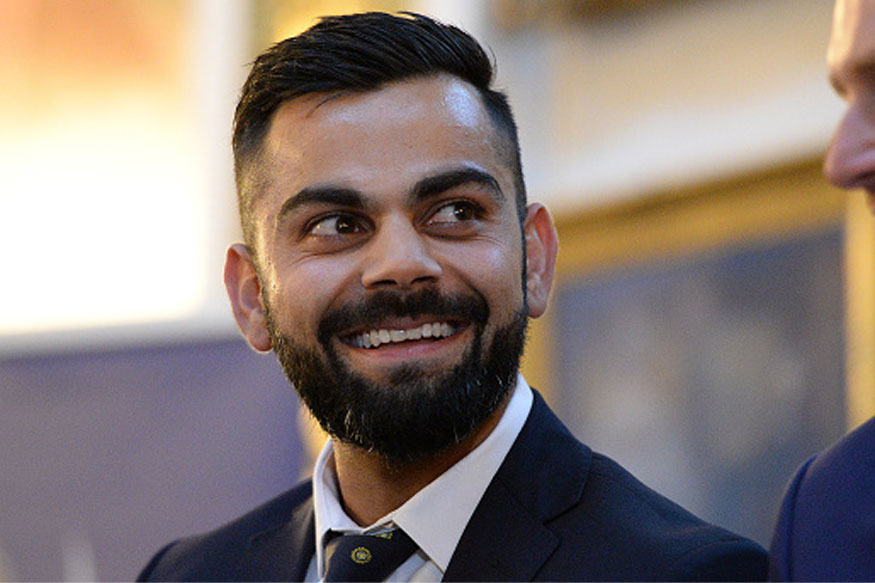
#> input picture code/Kohli.jpg, 875 x 583 px, given in place of the camera
$ python detect_shape.py
#> lines starting #> are read from the running program, lines starting #| are printed output that depends on the picture; after the words box and inside, x2 and y2 are one past the last pixel; in counts of white or black regions, pixels touching at a corner belong together
# This code tries to detect a particular color in a video
# and draw it's trail
#I have done this for the color Blue

from collections import deque
import numpy as np
import argparse

#if this line gives an error just open CMD/ Terminal and run
# pip install imutils
import imutils
import cv2

#creating a queue of default size 64 to store the previous positions
#of our color of interest and then joining those points

# construct the argument parse and parse the arguments
ap = argparse.ArgumentParser()
ap.add_argument("-b", "--buffer", type=int, default=64,
    help="max buffer size")
args = vars(ap.parse_args())
# define the lower and upper boundaries of the "blue"
# ball in the HSV color space, then initialize the
# list of tracked points
blueLower = (110, 50, 50)
blueUpper = (130, 255, 255)
pts = deque(maxlen=args["buffer"])

camera = cv2.VideoCapture(0)

while True:
    # grab the current frame
    (grabbed, frame) = camera.read()
#> frame is the input picture: shape (583, 875, 3); mean B, G, R 119.3, 124.7, 137.8

    # resize the frame and convert it to the HSV
    # color space

    frame = imutils.resize(frame, width=600)
#> frame: shape (399, 600, 3)
    hsv = cv2.cvtColor(frame, cv2.COLOR_BGR2HSV)
#> hsv: shape (399, 600, 3); mean H, S, V 67, 65.4, 143.6

    # construct a mask for the color "blue", then perform
    # a series of dilations and erosions to remove any small
    # blobs left in the mask
    mask = cv2.inRange(hsv, blueLower, blueUpper)
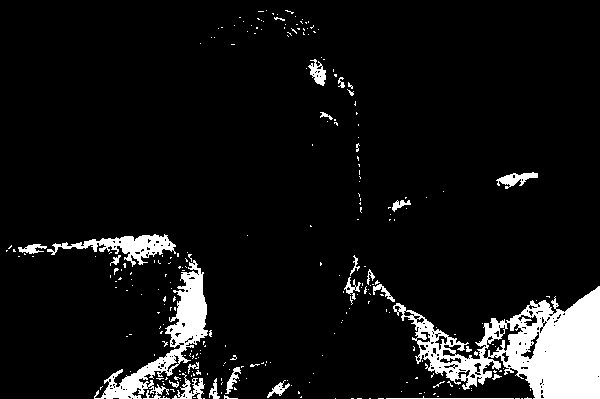
#> mask: shape (399, 600); 7.9% white; 267 white regions (240 under 20 px), largest, box (x1, y1, x2, y2) and area: (393, 286, 600, 399) 10579, (94, 260, 208, 399) 3685, (47, 234, 176, 267) 1476
    mask = cv2.erode(mask, None, iterations=2)
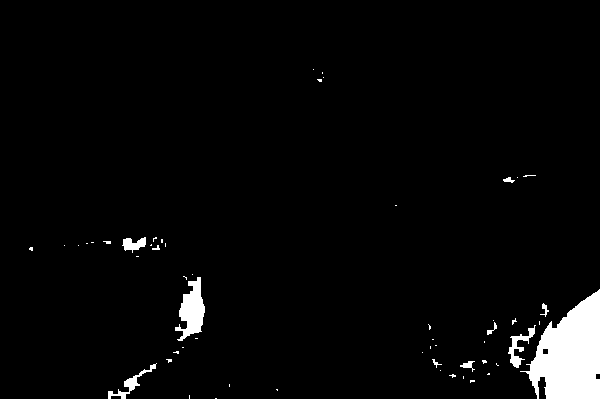
#> mask: shape (399, 600); 3.3% white; 55 white regions (44 under 20 px), largest, box (x1, y1, x2, y2) and area: (520, 289, 600, 399) 5435, (175, 277, 205, 341) 1035, (508, 325, 536, 368) 360
    mask = cv2.dilate(mask, None, iterations=2)
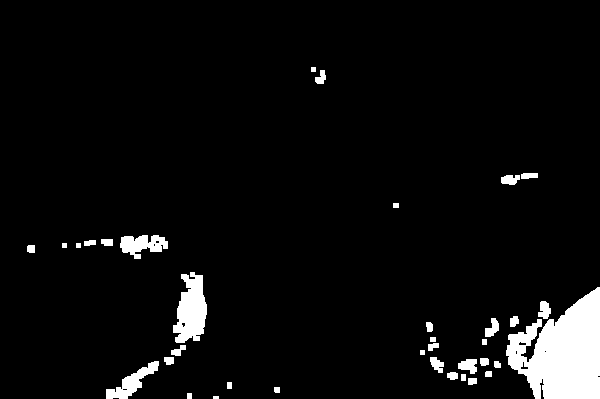
#> mask: shape (399, 600); 5.1% white; 36 white regions (1 under 20 px)

    # find contours in the mask and initialize the current
    # (x, y) center of the ball
    cnts = cv2.findContours(mask.copy(), cv2.RETR_EXTERNAL,
        cv2.CHAIN_APPROX_SIMPLE)[-2]
#> cnts = 36 contours, 5 with area under 20; largest, box (x1, y1, x2, y2) and area: (506, 287, 600, 399) 6642, (173, 272, 207, 343) 1516, (106, 361, 159, 399) 637, (120, 235, 168, 259) 623, (458, 359, 477, 374) 170
    center = None

    # only proceed if at least one contour was found
    if len(cnts) > 0:
        # find the largest contour in the mask, then use
        # it to compute the minimum enclosing circle and
        # centroid
        c = max(cnts, key=cv2.contourArea)
#> c = contour of 170 points, box (x1, y1, x2, y2) (506, 287, 600, 399), area 6642
        ((x, y), radius) = cv2.minEnclosingCircle(c)
#> x = 567; y = 342.5; radius = 64.06
        M = cv2.moments(c)
#> M = moments, m00 6642, centre m10/m00, m01/m00 = (562.7, 352.6)
        center = (int(M["m10"] / M["m00"]), int(M["m01"] / M["m00"]))
#> center = (562, 352)

        # only proceed if the radius meets a minimum size
        if radius > 10:
            # draw the circle and centroid on the frame,
            # then update the list of tracked points
            cv2.circle(frame, (int(x), int(y)), int(radius),
                (0, 255, 255), 2)
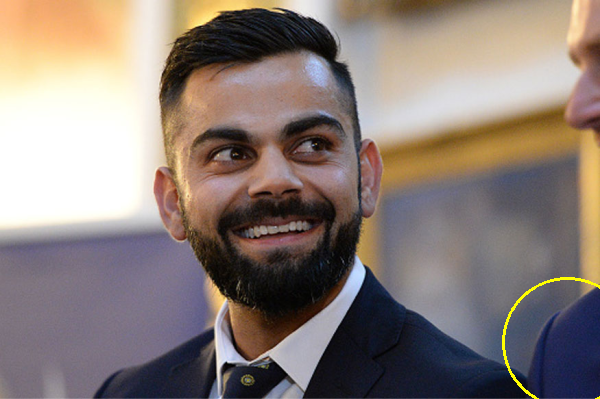
#> frame: shape (399, 600, 3); mean B, G, R 119.1, 125.1, 138.2
            cv2.circle(frame, center, 5, (0, 0, 255), -1)
#> frame: shape (399, 600, 3); 0.03% of pixels changed, all inside (x1, y1, x2, y2) = (557, 347, 568, 358)

    # update the points queue
    pts.appendleft(center)
    # loop over the set of tracked points
    for i in xrange(1, len(pts)):
        # if either of the tracked points are None, ignore
        # them
        if pts[i - 1] is None or pts[i] is None:
            continue

        # otherwise, compute the thickness of the line and
        # draw the connecting lines
        # thickness = int(np.sqrt(args["buffer"] / float(i + 1)) * 2.5)
        cv2.line(frame, pts[i - 1], pts[i], (0, 0, 255), 2)

    #flipping the frame so that you can see an image as you would in a mirror
    flip = cv2.flip(frame, 1)
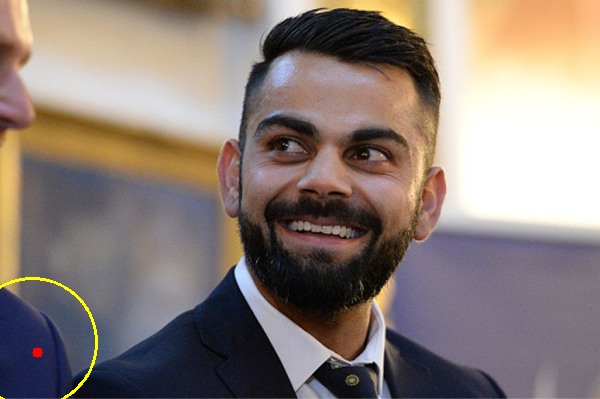
#> flip: shape (399, 600, 3); mean B, G, R 119.1, 125.1, 138.3
    # show the frame to our screen
    cv2.imshow("Frame", flip)
    k = cv2.waitKey(5) & 0xFF
#> (key Esc is pressed here)
    if k == 27:
        break

# cleanup the camera and close any open windows
camera.release()
cv2.destroyAllWindows()
